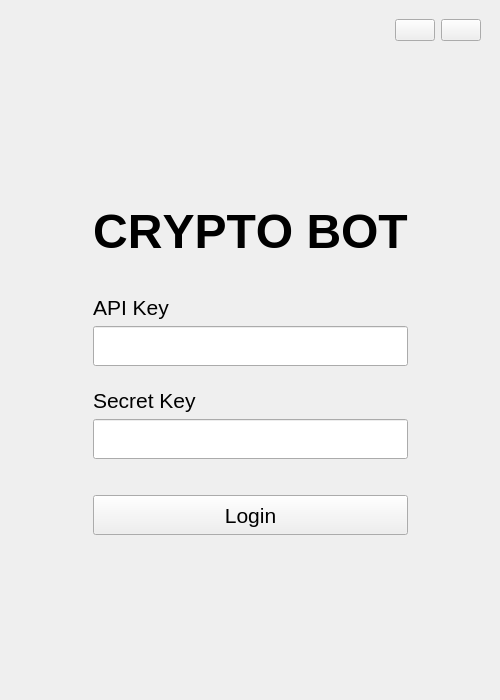
<?xml version="1.0" encoding="UTF-8"?>
<ui version="4.0">
 <class>MainWindow</class>
 <widget class="QMainWindow" name="MainWindow">
  <property name="geometry">
   <rect>
    <x>0</x>
    <y>0</y>
    <width>500</width>
    <height>700</height>
   </rect>
  </property>
  <property name="windowTitle">
   <string/>
  </property>
  <property name="styleSheet">
   <string notr="true"/>
  </property>
  <widget class="QWidget" name="centralwidget">
   <layout class="QGridLayout" name="gridLayout">
    <item row="3" column="0">
     <spacer name="verticalSpacer_3">
      <property name="orientation">
       <enum>Qt::Vertical</enum>
      </property>
      <property name="sizeHint" stdset="0">
       <size>
        <width>20</width>
        <height>40</height>
       </size>
      </property>
     </spacer>
    </item>
    <item row="1" column="0">
     <spacer name="verticalSpacer_4">
      <property name="orientation">
       <enum>Qt::Vertical</enum>
      </property>
      <property name="sizeType">
       <enum>QSizePolicy::Expanding</enum>
      </property>
      <property name="sizeHint" stdset="0">
       <size>
        <width>20</width>
        <height>40</height>
       </size>
      </property>
     </spacer>
    </item>
    <item row="2" column="0">
     <layout class="QHBoxLayout" name="horizontalLayout">
      <property name="leftMargin">
       <number>0</number>
      </property>
      <property name="rightMargin">
       <number>0</number>
      </property>
      <item>
       <spacer name="horizontalSpacer">
        <property name="orientation">
         <enum>Qt::Horizontal</enum>
        </property>
        <property name="sizeHint" stdset="0">
         <size>
          <width>40</width>
          <height>20</height>
         </size>
        </property>
       </spacer>
      </item>
      <item>
       <layout class="QVBoxLayout" name="LOGIN_BOX">
        <item>
         <widget class="QLabel" name="APP_NAME">
          <property name="enabled">
           <bool>true</bool>
          </property>
          <property name="maximumSize">
           <size>
            <width>16777215</width>
            <height>60</height>
           </size>
          </property>
          <property name="font">
           <font>
            <pointsize>36</pointsize>
            <bold>true</bold>
            <kerning>false</kerning>
           </font>
          </property>
          <property name="styleSheet">
           <string notr="true">letter-spacing: 0.3em
rgb(218, 223, 225);
text-align: center; </string>
          </property>
          <property name="inputMethodHints">
           <set>Qt::ImhNone</set>
          </property>
          <property name="text">
           <string>CRYPTO BOT</string>
          </property>
          <property name="alignment">
           <set>Qt::AlignCenter</set>
          </property>
         </widget>
        </item>
        <item>
         <spacer name="verticalSpacer_2">
          <property name="orientation">
           <enum>Qt::Vertical</enum>
          </property>
          <property name="sizeType">
           <enum>QSizePolicy::Maximum</enum>
          </property>
          <property name="sizeHint" stdset="0">
           <size>
            <width>20</width>
            <height>30</height>
           </size>
          </property>
         </spacer>
        </item>
        <item>
         <widget class="QLabel" name="API_KEY_LABEL">
          <property name="maximumSize">
           <size>
            <width>16777215</width>
            <height>50</height>
           </size>
          </property>
          <property name="font">
           <font>
            <pointsize>16</pointsize>
           </font>
          </property>
          <property name="text">
           <string>API Key</string>
          </property>
         </widget>
        </item>
        <item>
         <widget class="QLineEdit" name="API_KEY">
          <property name="minimumSize">
           <size>
            <width>0</width>
            <height>40</height>
           </size>
          </property>
          <property name="styleSheet">
           <string notr="true"/>
          </property>
          <property name="echoMode">
           <enum>QLineEdit::Password</enum>
          </property>
         </widget>
        </item>
        <item>
         <widget class="QLabel" name="NOTIFICATION">
          <property name="enabled">
           <bool>true</bool>
          </property>
          <property name="minimumSize">
           <size>
            <width>0</width>
            <height>10</height>
           </size>
          </property>
          <property name="maximumSize">
           <size>
            <width>16777215</width>
            <height>10</height>
           </size>
          </property>
          <property name="autoFillBackground">
           <bool>false</bool>
          </property>
          <property name="styleSheet">
           <string notr="true">text-align: center; 
font: 400 16pt &quot;SF Pro Display&quot;;
padding: 5px;</string>
          </property>
          <property name="text">
           <string/>
          </property>
          <property name="alignment">
           <set>Qt::AlignCenter</set>
          </property>
         </widget>
        </item>
        <item>
         <widget class="QLabel" name="SECRET_KEY_LABEL">
          <property name="maximumSize">
           <size>
            <width>16777215</width>
            <height>50</height>
           </size>
          </property>
          <property name="font">
           <font>
            <pointsize>16</pointsize>
           </font>
          </property>
          <property name="text">
           <string>Secret Key</string>
          </property>
         </widget>
        </item>
        <item>
         <widget class="QLineEdit" name="SECRET_KEY">
          <property name="minimumSize">
           <size>
            <width>0</width>
            <height>40</height>
           </size>
          </property>
          <property name="echoMode">
           <enum>QLineEdit::Password</enum>
          </property>
         </widget>
        </item>
        <item>
         <spacer name="verticalSpacer">
          <property name="orientation">
           <enum>Qt::Vertical</enum>
          </property>
          <property name="sizeType">
           <enum>QSizePolicy::Maximum</enum>
          </property>
          <property name="sizeHint" stdset="0">
           <size>
            <width>20</width>
            <height>30</height>
           </size>
          </property>
         </spacer>
        </item>
        <item>
         <widget class="QPushButton" name="LOGIN">
          <property name="minimumSize">
           <size>
            <width>0</width>
            <height>40</height>
           </size>
          </property>
          <property name="font">
           <font>
            <pointsize>16</pointsize>
           </font>
          </property>
          <property name="text">
           <string>Login</string>
          </property>
         </widget>
        </item>
       </layout>
      </item>
      <item>
       <spacer name="horizontalSpacer_2">
        <property name="orientation">
         <enum>Qt::Horizontal</enum>
        </property>
        <property name="sizeHint" stdset="0">
         <size>
          <width>40</width>
          <height>20</height>
         </size>
        </property>
       </spacer>
      </item>
     </layout>
    </item>
    <item row="0" column="0">
     <layout class="QHBoxLayout" name="horizontalLayout_2">
      <property name="topMargin">
       <number>10</number>
      </property>
      <property name="rightMargin">
       <number>10</number>
      </property>
      <property name="bottomMargin">
       <number>0</number>
      </property>
      <item>
       <spacer name="horizontalSpacer_3">
        <property name="orientation">
         <enum>Qt::Horizontal</enum>
        </property>
        <property name="sizeHint" stdset="0">
         <size>
          <width>40</width>
          <height>20</height>
         </size>
        </property>
       </spacer>
      </item>
      <item>
       <widget class="QPushButton" name="REFRESH">
        <property name="text">
         <string/>
        </property>
       </widget>
      </item>
      <item>
       <widget class="QPushButton" name="QUIT">
        <property name="text">
         <string/>
        </property>
       </widget>
      </item>
     </layout>
    </item>
   </layout>
  </widget>
 </widget>
 <resources/>
 <connections/>
</ui>
